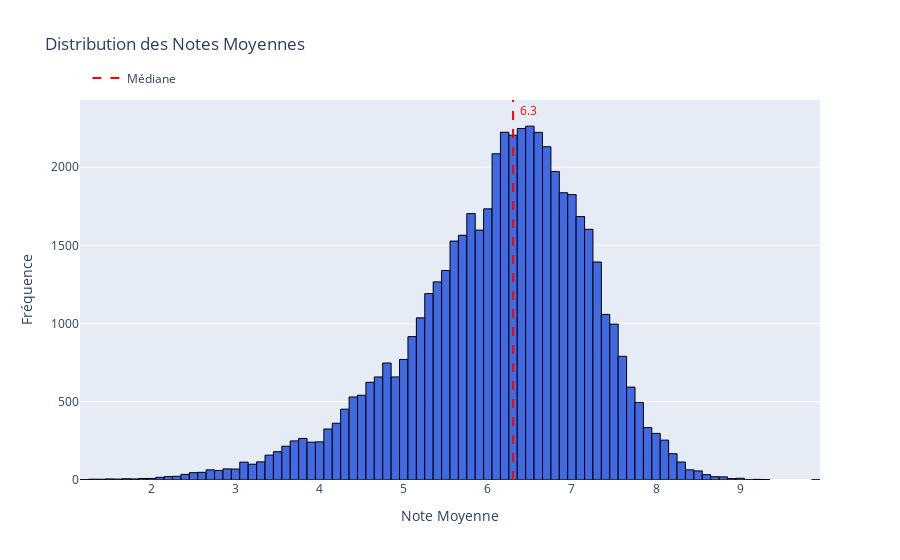
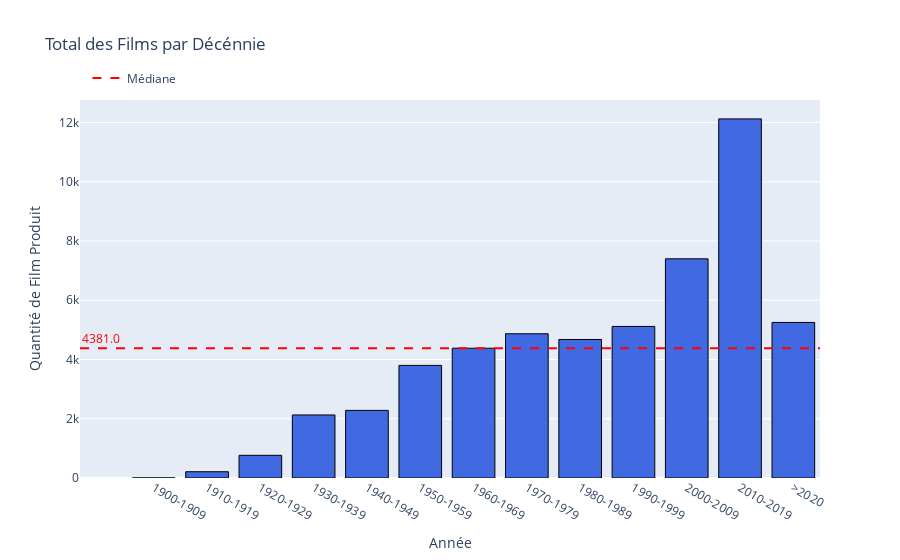
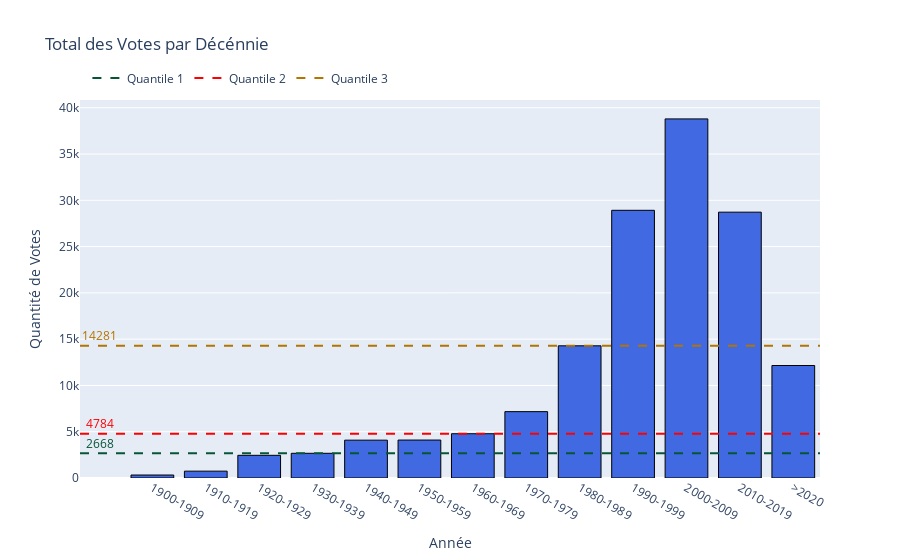

Notebook code cell kept with these figures, in order:
### Markdown cell above
- On créée une visualisation pour voir la distribution des notes moyennes de chaque film, le nombre de films par décénnie et le total de votes par décénnie.

### Code cell
eda.show_total_films_decade_plotly(df)

### Figure 1 — Plotly figure (JSON) as saved in the notebook; plotly's stock layout.template omitted (floating-point values rounded to 4 significant figures; data arrays with more than 128 entries replaced by an {"elided": "..."} marker saying what was removed)
{"data": [{"marker": {"color": "royalblue", "line": {"color": "black", "width": 1}}, "showlegend": false, "type": "histogram", "x": {"elided": "53002 float values"}}, {"line": {"color": "red", "dash": "dash", "width": 2}, "mode": "lines", "name": "Médiane", "type": "scatter", "x": [null], "y": [null]}], "layout": {"annotations": [{"font": {"color": "red"}, "name": "Median", "showarrow": false, "text": "6.3", "x": 6.3, "xshift": 15, "y": 2363}], "legend": {"orientation": "h", "x": 0.01, "xanchor": "left", "y": 1.02, "yanchor": "bottom"}, "shapes": [{"line": {"color": "red", "dash": "dash", "width": 2}, "type": "line", "x0": 6.3, "x1": 6.3, "y0": 0, "y1": 1, "yref": "paper"}], "title": {"text": "Distribution des Notes Moyennes"}, "xaxis": {"title": {"text": "Note Moyenne"}}, "yaxis": {"title": {"text": "Fréquence"}}}}

### Figure 2 — Plotly figure (JSON) as saved in the notebook; plotly's stock layout.template omitted (floating-point values rounded to 4 significant figures)
{"data": [{"marker": {"color": "royalblue", "line": {"color": "black", "width": 1}}, "showlegend": false, "type": "bar", "x": ["1900-1909", "1910-1919", "1920-1929", "1930-1939", "1940-1949", "1950-1959", "1960-1969", "1970-1979", "1980-1989", "1990-1999", "2000-2009", "2010-2019", ">2020"], "y": [2, 212, 766, 2128, 2282, 3800, 4381, 4869, 4676, 5116, 7398, 12121, 5251]}, {"line": {"color": "red", "dash": "dash", "width": 2}, "mode": "lines", "name": "Médiane", "type": "scatter", "x": [null], "y": [null]}], "layout": {"annotations": [{"font": {"color": "red"}, "showarrow": false, "text": "4381.0", "x": -0.99, "y": 4381, "yshift": 10}], "legend": {"orientation": "h", "x": 0.01, "xanchor": "left", "y": 1.02, "yanchor": "bottom"}, "shapes": [{"line": {"color": "red", "dash": "dash", "width": 2}, "type": "line", "x0": 0, "x1": 1, "xref": "paper", "y0": 4381, "y1": 4381}], "title": {"text": "Total des Films par Décénnie"}, "xaxis": {"title": {"text": "Année"}}, "yaxis": {"title": {"text": "Quantité de Film Produit"}}}}

### Figure 3 — Plotly figure (JSON) as saved in the notebook; plotly's stock layout.template omitted (floating-point values rounded to 4 significant figures)
{"data": [{"marker": {"color": "royalblue", "line": {"color": "black", "width": 1}}, "showlegend": false, "type": "bar", "x": ["1900-1909", "1910-1919", "1920-1929", "1930-1939", "1940-1949", "1950-1959", "1960-1969", "1970-1979", "1980-1989", "1990-1999", "2000-2009", "2010-2019", ">2020"], "y": [321, 740.2, 2451.0, 2668.0, 4087.0, 4099.0, 4784.0, 7170.0, 14280.0, 28920.0, 38790.0, 28720.0, 12150.0]}, {"line": {"color": "#065535", "dash": "dash", "width": 2}, "mode": "lines", "name": "Quantile 1", "type": "scatter", "x": [null], "y": [null]}, {"line": {"color": "#ff0000", "dash": "dash", "width": 2}, "mode": "lines", "name": "Quantile 2", "type": "scatter", "x": [null], "y": [null]}, {"line": {"color": "#b37400", "dash": "dash", "width": 2}, "mode": "lines", "name": "Quantile 3", "type": "scatter", "x": [null], "y": [null]}], "layout": {"annotations": [{"font": {"color": "#065535"}, "showarrow": false, "text": "2668", "x": -0.99, "y": 2668.0, "yshift": 10}, {"font": {"color": "#ff0000"}, "showarrow": false, "text": "4784", "x": -0.99, "y": 4784.0, "yshift": 10}, {"font": {"color": "#b37400"}, "showarrow": false, "text": "14281", "x": -0.99, "y": 14280.0, "yshift": 10}], "legend": {"orientation": "h", "x": 0.01, "xanchor": "left", "y": 1.02, "yanchor": "bottom"}, "shapes": [{"line": {"color": "#065535", "dash": "dash", "width": 2}, "type": "line", "x0": 0, "x1": 1, "xref": "paper", "y0": 2668.0, "y1": 2668.0}, {"line": {"color": "#ff0000", "dash": "dash", "width": 2}, "type": "line", "x0": 0, "x1": 1, "xref": "paper", "y0": 4784.0, "y1": 4784.0}, {"line": {"color": "#b37400", "dash": "dash", "width": 2}, "type": "line", "x0": 0, "x1": 1, "xref": "paper", "y0": 14280.0, "y1": 14280.0}], "title": {"text": "Total des Votes par Décénnie"}, "xaxis": {"title": {"text": "Année"}}, "yaxis": {"title": {"text": "Quantité de Votes"}}}}
